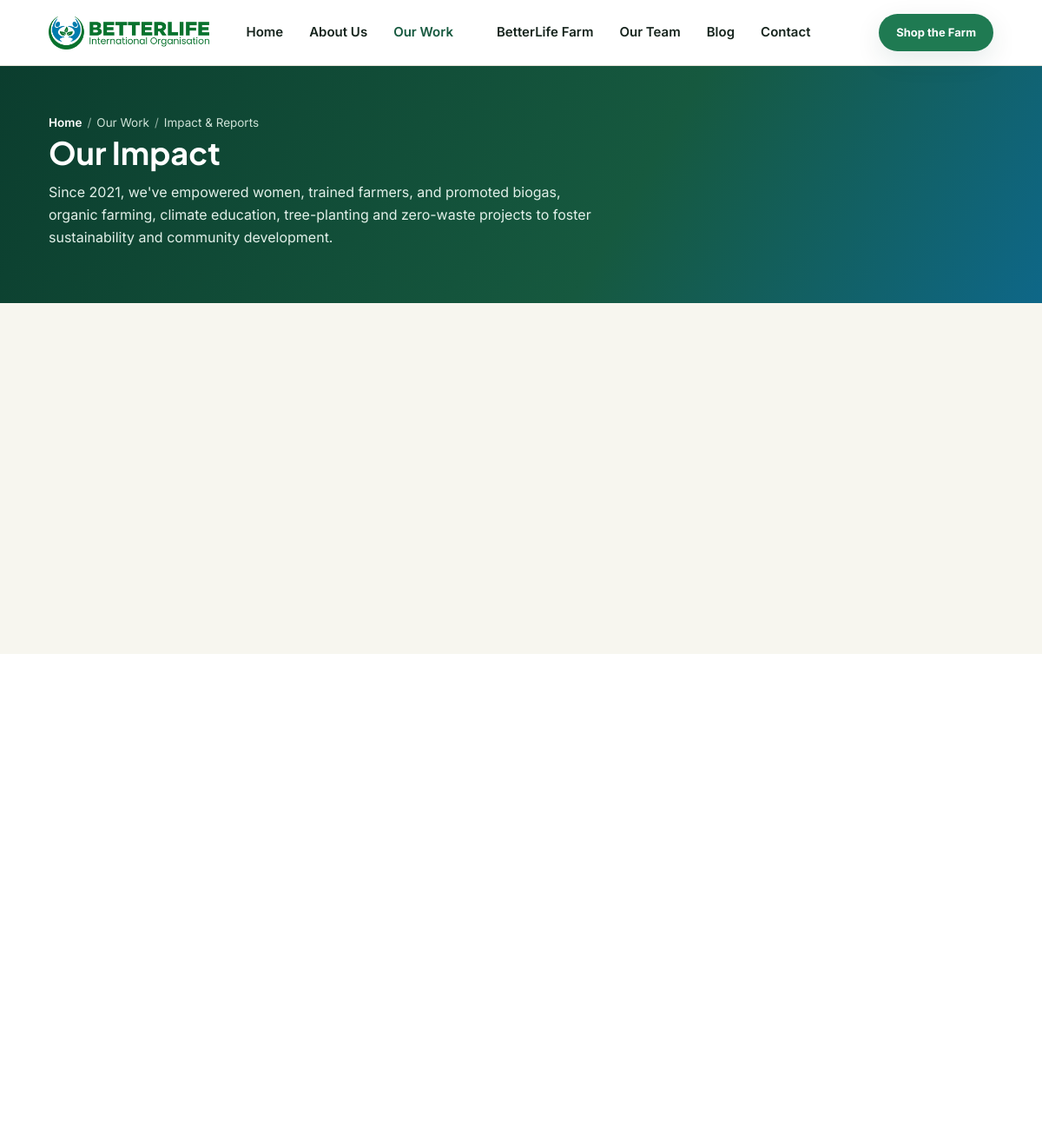
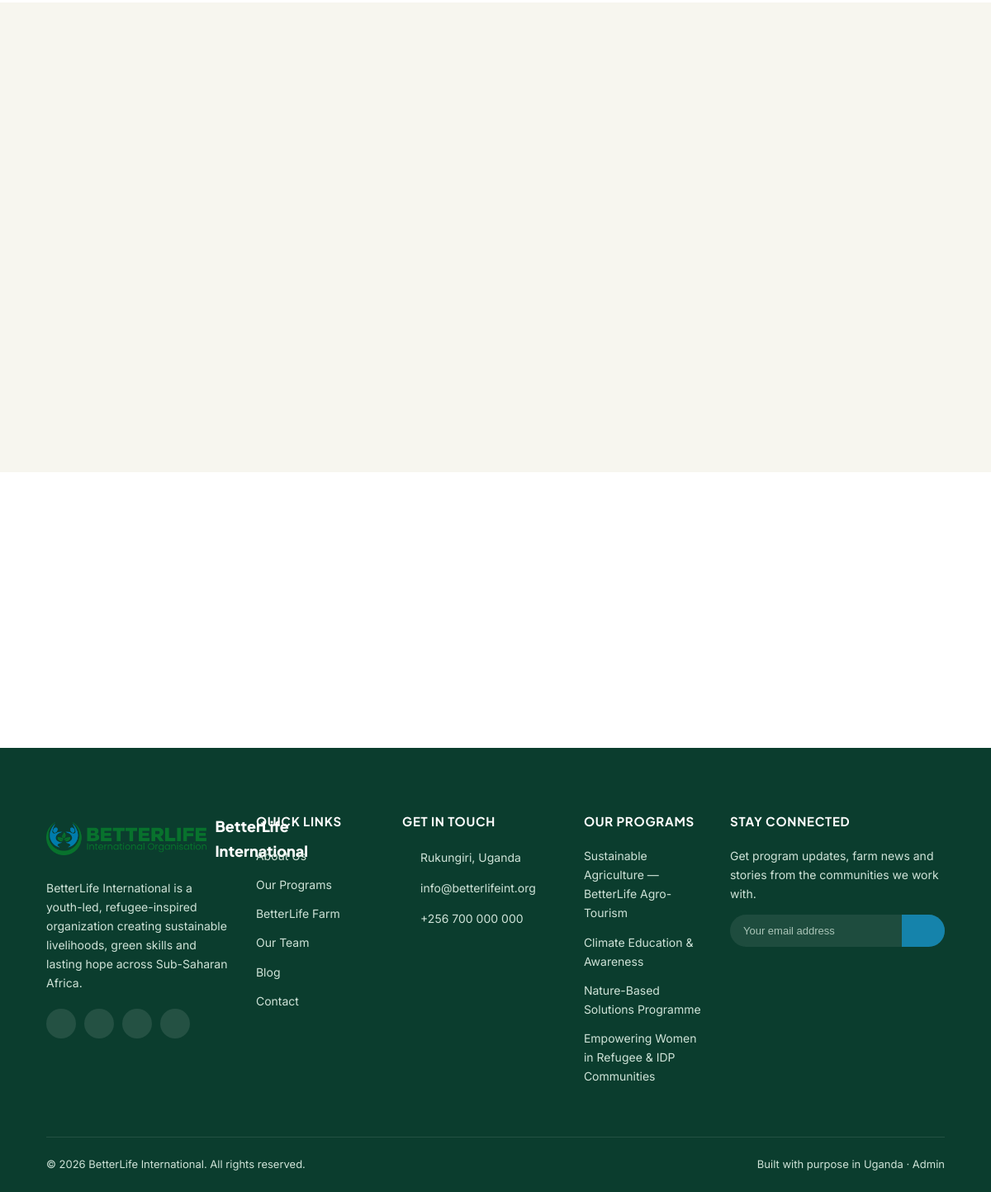
Screenshot of /impact-reports.php with the database file from the repository (2 pictures, top to bottom).
### tables this page shows
CREATE TABLE programs (
  id INT AUTO_INCREMENT PRIMARY KEY,
  title VARCHAR(150) NOT NULL,
  slug VARCHAR(170) NOT NULL UNIQUE,
  tagline VARCHAR(255),
  summary TEXT,
  content LONGTEXT,
  image VARCHAR(255),
  icon VARCHAR(50),
  sort_order INT DEFAULT 0,
  status TINYINT(1) DEFAULT 1,
  created_at TIMESTAMP DEFAULT CURRENT_TIMESTAMP,
  updated_at TIMESTAMP DEFAULT CURRENT_TIMESTAMP ON UPDATE CURRENT_TIMESTAMP
);

### impact-reports.php (the view, shortened to what this page needs)
<?php
require_once __DIR__ . '/includes/functions.php';
$stories = $pdo->query("SELECT * FROM impact_stories WHERE status = 1 ORDER BY sort_order")->fetchAll();
$reports = $pdo->query("SELECT * FROM reports WHERE status = 1 ORDER BY sort_order")->fetchAll();
$logo = setting($pdo, 'logo', 'assets/img/logo.png');
require __DIR__ . '/includes/header.php';
?>
<section class="page-header">
  <div class="container">
    <div class="crumb"><a href="<?= SITE_URL ?>/index.php">Home</a><span>/</span>Our Work<span>/</span>Impact &amp; Reports</div>
    <h1>Our Impact</h1>
    <p style="max-width:640px;color:#e2f0e9;">Since 2021, we've empowered women, trained farmers, and promoted biogas, organic farming, climate education, tree-planting and zero-waste projects to foster sustainability and community development.</p>
  </div>
</section>
<section class="section-cream">
  <div class="container">
    <div class="impact-stats">
    </div>
  </div>
</section>
<?php if ($stories): ?>
<section>
  <div class="container">
    <div class="grid grid-3">
    </div>
  </div>
</section>
<?php endif; ?>
<?php if ($reports): ?>
<section class="section-cream">
  <div class="container">
    <div class="grid grid-3">
    </div>
  </div>
</section>
<?php endif; ?>
<section>
  <div class="container">
  </div>
</section>
<?php require __DIR__ . '/includes/footer.php'; ?>

### includes/footer.php (shortened to what this page needs)
<?php
$logo = setting($pdo, 'logo', 'assets/img/logo.png');
$footerPrograms = $pdo->query("SELECT title, slug FROM programs WHERE status = 1 ORDER BY sort_order LIMIT 5")->fetchAll();
?>
<footer class="site-footer">
  <div class="container">
    <div class="footer-grid">
      <div>
        <div class="footer-brand">
          <img src="<?= asset_url($logo) ?>" alt="<?= h(setting($pdo, 'site_name')) ?>">
          <span><?= h(setting($pdo, 'site_name')) ?></span>
        </div>
        <p style="font-size:14px;"><?= h(setting($pdo, 'footer_about')) ?></p>
        <div class="footer-social">
          <?php if ($fb = setting($pdo, 'facebook')): ?><a href="<?= h($fb) ?>" target="_blank" rel="noopener" aria-label="Facebook"><?= icon('facebook', 16) ?></a><?php endif; ?>
          <?php if ($tw = setting($pdo, 'twitter')): ?><a href="<?= h($tw) ?>" target="_blank" rel="noopener" aria-label="Twitter / X"><?= icon('x-twitter', 16) ?></a><?php endif; ?>
          <?php if ($ig = setting($pdo, 'instagram')): ?><a href="<?= h($ig) ?>" target="_blank" rel="noopener" aria-label="Instagram"><?= icon('instagram', 16) ?></a><?php endif; ?>
          <?php if ($yt = setting($pdo, 'youtube')): ?><a href="<?= h($yt) ?>" target="_blank" rel="noopener" aria-label="YouTube"><?= icon('youtube', 16) ?></a><?php endif; ?>
        </div>
      </div>
      <div>
        <h4>Quick Links</h4>
        <ul class="footer-links">
          <li><a href="<?= SITE_URL ?>/about.php">About Us</a></li>
          <li><a href="<?= SITE_URL ?>/programs.php">Our Programs</a></li>
          <li><a href="<?= SITE_URL ?>/products.php">BetterLife Farm</a></li>
          <li><a href="<?= SITE_URL ?>/team.php">Our Team</a></li>
          <li><a href="<?= SITE_URL ?>/blog.php">Blog</a></li>
          <li><a href="<?= SITE_URL ?>/contact.php">Contact</a></li>
        </ul>
      </div>
      <div>
        <h4>Get In Touch</h4>
        <ul class="footer-links">
          <li class="ico-text"><?= icon('map-pin', 15) ?> <?= h(setting($pdo, 'address')) ?></li>
          <li class="ico-text"><?= icon('mail', 15) ?> <a href="mailto:<?= h(setting($pdo, 'email')) ?>"><?= h(setting($pdo, 'email')) ?></a></li>
          <li class="ico-text"><?= icon('phone', 15) ?> <a href="tel:<?= h(setting($pdo, 'phone')) ?>"><?= h(setting($pdo, 'phone')) ?></a></li>
        </ul>
      </div>
      <div>
        <h4>Our Programs</h4>
        <ul class="footer-links">
          <?php foreach ($footerPrograms as $p): ?>
            <li><a href="<?= SITE_URL ?>/programs.php#<?= h($p['slug']) ?>"><?= h($p['title']) ?></a></li>
          <?php endforeach; ?>
        </ul>
      </div>
      <div>
        <h4>Stay Connected</h4>
        <p style="font-size:14px;">Get program updates, farm news and stories from the communities we work with.</p>
        <form class="footer-newsletter" action="<?= SITE_URL ?>/newsletter-submit.php" method="post">
          <input type="email" name="email" placeholder="Your email address" required>
          <button type="submit" aria-label="Subscribe"><?= icon('arrow-right', 16) ?></button>
        </form>
      </div>
    </div>
    <div class="footer-bottom">
      <span>&copy; <?= date('Y') ?> <?= h(setting($pdo, 'site_name')) ?>. All rights reserved.</span>
      <span>Built with purpose in Uganda &middot; <a href="<?= ADMIN_URL ?>/login.php">Admin</a></span>
    </div>
  </div>
</footer>
</body>
</html>

### assets/css/style.css (style rules this page uses)
:root { --green-900: #0b3d2e; --green-800: #0f4a37; --green-700: #16593f; --green-600: #1f7a52; --green-500: #2f9463; --green-400: #4bb37e; --green-100: #e6f3ec; --blue-900: #0a3d52; --blue-700: #0e6788; --blue-600: #1583ab; --blue-500: #29a3cf; --blue-100: #e5f5fb; --cream: #f7f6ef; --white: #ffffff; --ink: #16241d; --ink-soft: #4a5a51; --border: #e4e3d8; --radius-sm: 8px; --radius: 16px; --radius-lg: 28px; --shadow: 0 10px 30px rgba(11, 61, 46, 0.10); --shadow-lg: 0 20px 50px rgba(11, 61, 46, 0.16); --font-head: 'Plus Jakarta Sans', 'Poppins', sans-serif; --font-body: 'Inter', sans-serif; }
* { box-sizing: border-box; }
html { scroll-behavior: smooth; }
body { margin: 0; font-family: var(--font-body); color: var(--ink); background: var(--white); line-height: 1.65; overflow-x: hidden; }
img { max-width: 100%; display: block; }
a { color: inherit; text-decoration: none; }
h1, h2, h3, h4, h5 { font-family: var(--font-head); color: var(--green-900); line-height: 1.25; margin: 0 0 .5em; font-weight: 700; }
h1 { font-size: clamp(30px, 3.6vw, 44px); }
h4 { font-size: 16px; }
p { margin: 0 0 1em; }
ul { margin: 0; padding: 0; list-style: none; }
.container { width: 100%; max-width: 1240px; margin: 0 auto; padding: 0 clamp(20px, 5vw, 56px); }
section { padding: 76px 0; }
.section-cream { background: var(--cream); }
.page-header { background: linear-gradient(120deg, var(--green-900), var(--green-700) 60%, var(--blue-700)); color: #fff; padding: 54px 0 46px; position: relative; }
.page-header h1 { color: #fff; font-size: clamp(26px, 3vw, 36px); margin-bottom: 10px; }
.page-header .crumb { font-size: 13.5px; color: #cfe3d8; }
.page-header .crumb a { color: #fff; font-weight: 600; }
.page-header .crumb span { opacity: .7; margin: 0 6px; }
.grid { display: grid; gap: 30px; }
.grid-3 { grid-template-columns: repeat(3, 1fr); }
.impact-stats { display: grid; grid-template-columns: repeat(5, 1fr); gap: 14px; margin-bottom: 30px; }
.site-footer { background: var(--green-900); color: #cfe3d8; padding-top: 80px; }
.footer-grid { display: grid; grid-template-columns: 1.3fr 0.85fr 1.1fr 0.85fr 1fr; gap: 32px; padding-bottom: 50px; }
.footer-links li.ico-text { align-items: flex-start; }
.footer-grid h4 { color: #fff; font-size: 15px; margin-bottom: 20px; text-transform: uppercase; letter-spacing: .05em; }
.footer-brand { display: flex; align-items: center; gap: 10px; margin-bottom: 18px; }
.footer-brand img { height: 40px; }
.footer-brand span { font-family: var(--font-head); font-weight: 800; color: #fff; font-size: 18px; }
.footer-links li { margin-bottom: 12px; font-size: 14px; }
.footer-social { display: flex; gap: 10px; margin-top: 20px; }
.footer-social a { width: 36px; height: 36px; border-radius: 50%; background: rgba(255,255,255,.1); display: flex; align-items: center; justify-content: center; }
.footer-newsletter { display: flex; margin-top: 10px; border-radius: 999px; overflow: hidden; background: rgba(255,255,255,.08); }
.footer-newsletter input { flex: 1; background: transparent; border: none; padding: 12px 16px; color: #fff; font-size: 13px; }
.footer-newsletter input::placeholder { color: #a9c4b7; }
.footer-newsletter button { border: none; background: var(--blue-600); color: #fff; padding: 0 18px; cursor: pointer; }
.footer-bottom { border-top: 1px solid rgba(255,255,255,.1); padding: 22px 0; font-size: 13px; display: flex; justify-content: space-between; flex-wrap: wrap; gap: 10px; }
.ico-text { display: inline-flex; align-items: center; gap: 7px; }

### rows the page displays
programs: title "Sustainable Agriculture — BetterLife Agro-Tourism"
programs: title "Climate Education & Awareness"
programs: title "Nature-Based Solutions Programme"
programs: title "Empowering Women in Refugee & IDP Communities"

### other values shown
setting($pdo, 'site_name') "BetterLife International"
setting($pdo, 'footer_about') "BetterLife International is a youth-led, refugee-inspired organization creating sustainable livelihoods, green skills and lasting hope across Sub-Saharan Africa."
setting($pdo, 'address') "Rukungiri, Uganda"
setting($pdo, 'email') "info@betterlifeint.org"
setting($pdo, 'phone') "+256 700 000 000"
